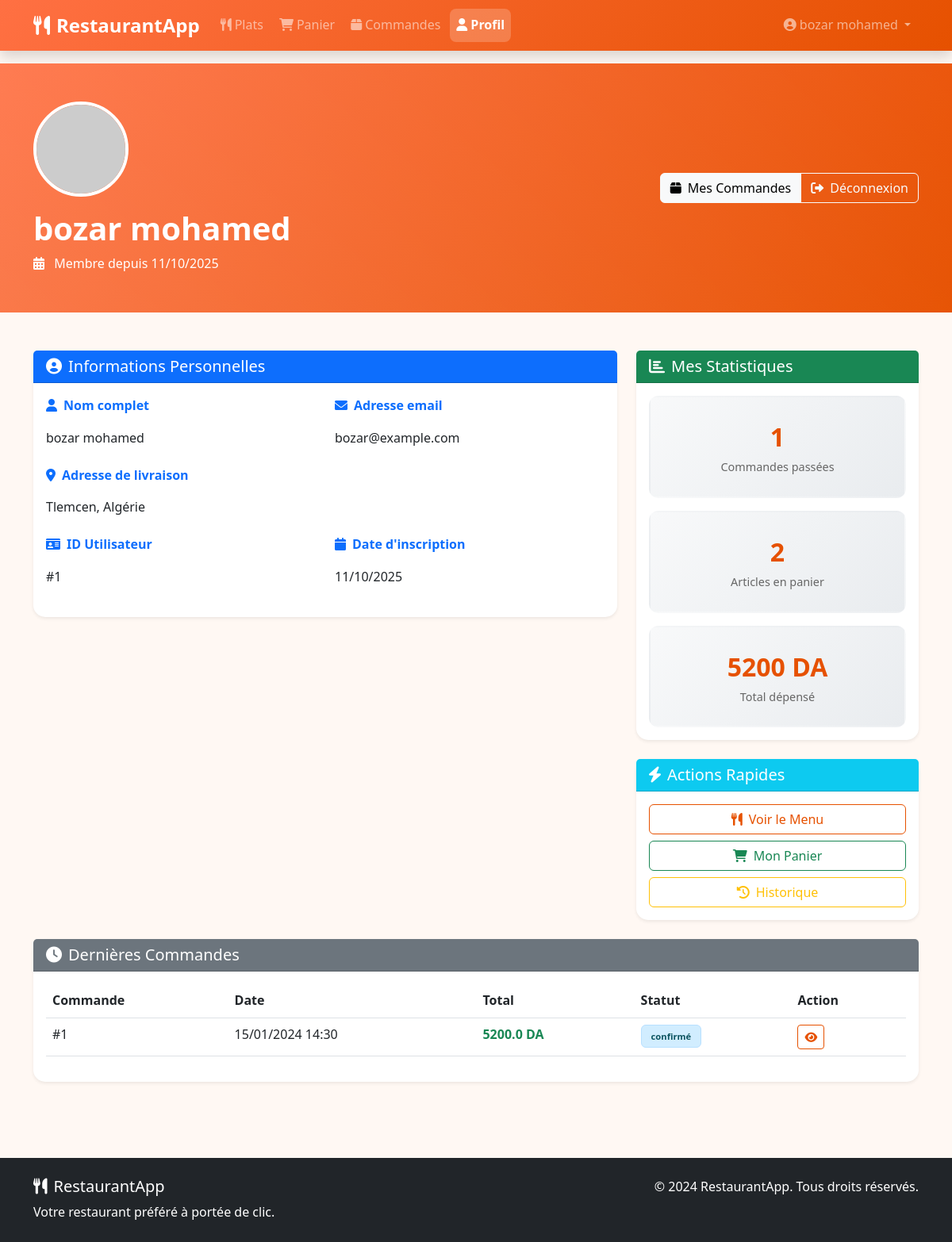
Page /profil (signed in) on the committed database.
### app.py (models this page shows, shortened)
class User(UserMixin, db.Model):
    id = db.Column(db.Integer, primary_key=True)
    nom = db.Column(db.String(100), nullable=False)
    email = db.Column(db.String(120), unique=True, nullable=False)
    adresse = db.Column(db.String(200))
    password_hash = db.Column(db.String(200))
    date_inscription = db.Column(db.DateTime, default=datetime.utcnow)
    commandes = db.relationship('Commande', backref='client', lazy=True)
    panier_items = db.relationship('PanierItem', backref='utilisateur', lazy=True)
    favoris = db.relationship('Favorite', backref='utilisateur', lazy=True)

class Commande(db.Model):
    id = db.Column(db.Integer, primary_key=True)
    user_id = db.Column(db.Integer, db.ForeignKey('user.id'), nullable=False)
    date_commande = db.Column(db.DateTime, default=datetime.utcnow)
    total = db.Column(db.Float, nullable=False)
    statut = db.Column(db.String(50), default='en attente')
    items = db.relationship('CommandeItem', backref='commande', lazy=True)

### app.py (the view)
@app.route('/profil')
@login_required
def profil():
    return render_template('profil.html', user=current_user)

### app.py (called while the page is built)
@login_manager.user_loader
def load_user(user_id):
    return User.query.get(int(user_id))

@app.context_processor
def utility_processor():
    def format_price(price):
        return "{:,.0f}".format(price).replace(',', ' ')
    return dict(format_price=format_price)

### templates/profil.html (shortened to what this page needs)
{% extends 'base.html' %}
{% block content %}
<div class="profil-header">
    <div class="container">
        <div class="row align-items-center">
            <div class="col-md-8 text-center text-md-start">
                <img src="https://i.pravatar.cc/150?u={{ user.email }}" alt="Photo de profil" class="profil-img">
                <h1 class="display-6 fw-bold mb-2">{{ user.nom }}</h1>
                <p class="member-since mb-0">
                    <i class="fas fa-calendar-alt me-2"></i>
                    Membre depuis {{ user.date_inscription.strftime('%d/%m/%Y') }}
                </p>
            </div>
            <div class="col-md-4 text-center text-md-end mt-3 mt-md-0">
                <div class="btn-group">
                    <a href="{{ url_for('commande') }}" class="btn btn-light">
                        <i class="fas fa-box me-2"></i>Mes Commandes
                    </a>
                    <a href="{{ url_for('logout') }}" class="btn btn-outline-light">
                        <i class="fas fa-sign-out-alt me-2"></i>Déconnexion
                    </a>
                </div>
            </div>
        </div>
    </div>
</div>
<div class="container py-5">
    <div class="row">
        <div class="col-lg-8">
            <div class="card shadow-sm mb-4">
                <div class="card-header bg-primary text-white">
                    <h5 class="mb-0">
                        <i class="fas fa-user-circle me-2"></i>Informations Personnelles
                    </h5>
                </div>
                <div class="card-body">
                    <div class="row">
                        <div class="col-md-6 mb-3">
                            <label class="form-label fw-bold text-primary">
                                <i class="fas fa-user me-2"></i>Nom complet
                            </label>
                            <p class="form-control-plaintext">{{ user.nom }}</p>
                        </div>
                        <div class="col-md-6 mb-3">
                            <label class="form-label fw-bold text-primary">
                                <i class="fas fa-envelope me-2"></i>Adresse email
                            </label>
                            <p class="form-control-plaintext">{{ user.email }}</p>
                        </div>
                        <div class="col-12 mb-3">
                            <label class="form-label fw-bold text-primary">
                                <i class="fas fa-map-marker-alt me-2"></i>Adresse de livraison
                            </label>
                            <p class="form-control-plaintext">{{ user.adresse }}</p>
                        </div>
                        <div class="col-md-6 mb-3">
                            <label class="form-label fw-bold text-primary">
                                <i class="fas fa-id-card me-2"></i>ID Utilisateur
                            </label>
                            <p class="form-control-plaintext">#{{ user.id }}</p>
                        </div>
                        <div class="col-md-6 mb-3">
                            <label class="form-label fw-bold text-primary">
                                <i class="fas fa-calendar me-2"></i>Date d'inscription
                            </label>
                            <p class="form-control-plaintext">{{ user.date_inscription.strftime('%d/%m/%Y') }}</p>
                        </div>
                    </div>
                </div>
            </div>
        </div>
        <div class="col-lg-4">
            <div class="card shadow-sm mb-4">
                <div class="card-header bg-success text-white">
                    <h5 class="mb-0">
                        <i class="fas fa-chart-bar me-2"></i>Mes Statistiques
                    </h5>
                </div>
                <div class="card-body">
                    <div class="row g-3">
                        <div class="col-12">
                            <div class="stats-card">
                                <span class="stat-number">{{ user.commandes|length }}</span>
                                <span class="stat-label">Commandes passées</span>
                            </div>
                        </div>
                        <div class="col-12">
                            <div class="stats-card">
                                <span class="stat-number">{{ user.panier_items|length }}</span>
                                <span class="stat-label">Articles en panier</span>
                            </div>
                        </div>
                        <div class="col-12">
                            <div class="stats-card">
                                <span class="stat-number">
                                    {% set total_depense = user.commandes|sum(attribute='total') %}
                                    {{ "%.0f"|format(total_depense) }} DA
                                </span>
                                <span class="stat-label">Total dépensé</span>
                            </div>
                        </div>
                    </div>
                </div>
            </div>
            <div class="card shadow-sm">
                <div class="card-header bg-info text-white">
                    <h5 class="mb-0">
                        <i class="fas fa-bolt me-2"></i>Actions Rapides
                    </h5>
                </div>
                <div class="card-body">
                    <div class="d-grid gap-2">
                        <a href="{{ url_for('plats') }}" class="btn btn-outline-primary">
                            <i class="fas fa-utensils me-2"></i>Voir le Menu
                        </a>
                        <a href="{{ url_for('panier') }}" class="btn btn-outline-success">
                            <i class="fas fa-shopping-cart me-2"></i>Mon Panier
                        </a>
                        <a href="{{ url_for('commande') }}" class="btn btn-outline-warning">
                            <i class="fas fa-history me-2"></i>Historique
                        </a>
                    </div>
                </div>
            </div>
        </div>
    </div>
    {% if user.commandes %}
    <div class="row mt-4">
        <div class="col-12">
            <div class="card shadow-sm">
                <div class="card-header bg-secondary text-white">
                    <h5 class="mb-0">
                        <i class="fas fa-clock me-2"></i>Dernières Commandes
                    </h5>
                </div>
                <div class="card-body">
                    <div class="table-responsive">
                        <table class="table table-hover">
                            <thead>
                                <tr>
                                    <th>Commande</th>
                                    <th>Date</th>
                                    <th>Total</th>
                                    <th>Statut</th>
                                    <th>Action</th>
                                </tr>
                            </thead>
                            <tbody>
                                {% for commande in user.commandes[:5] %}
                                <tr>
                                    <td>#{{ commande.id }}</td>
                                    <td>{{ commande.date_commande.strftime('%d/%m/%Y %H:%M') }}</td>
                                    <td class="fw-bold text-success">{{ commande.total }} DA</td>
                                    <td>
                                        <span class="badge statut-{{ commande.statut.replace(' ', '-').replace('é', 'e') }}">
                                            {{ commande.statut }}
                                        </span>
                                    </td>
                                    <td>
                                        <a href="{{ url_for('commande') }}" class="btn btn-sm btn-outline-primary">
                                            <i class="fas fa-eye"></i>
                                        </a>
                                    </td>
                                </tr>
                                {% endfor %}
                            </tbody>
                        </table>
                    </div>
                </div>
            </div>
        </div>
    </div>
    {% endif %}
</div>
{% endblock %}

### templates/base.html (shortened to what this page needs)
<!DOCTYPE html>
<html lang="fr">
<head>
    <link href="https://cdn.jsdelivr.net/npm/bootstrap@5.3.0/dist/css/bootstrap.min.css" rel="stylesheet">
    <link href="https://cdnjs.cloudflare.com/ajax/libs/font-awesome/6.0.0/css/all.min.css" rel="stylesheet">
    <link rel="stylesheet" href="{{ url_for('static', filename='main.css') }}">
</head>
<body class="d-flex flex-column min-vh-100">
    <nav class="navbar navbar-expand-lg navbar-dark bg-orange shadow">
        <div class="container">
            <a class="navbar-brand fw-bold" href="{{ url_for('accueil') }}">
                <i class="fas fa-utensils me-2"></i>RestaurantApp
            </a>
            <div class="collapse navbar-collapse" id="navbarNav">
                <ul class="navbar-nav me-auto">
                    <li class="nav-item">
                        <a class="nav-link {% if request.path == '/plats' %}active{% endif %}"
                           href="{{ url_for('plats') }}">
                            <i class="fas fa-utensils me-1"></i>Plats
                        </a>
                    </li>
                    <li class="nav-item">
                        <a class="nav-link {% if request.path == '/panier' %}active{% endif %}"
                           href="{{ url_for('panier') }}">
                            <i class="fas fa-shopping-cart me-1"></i>Panier
                        </a>
                    </li>
                    <li class="nav-item">
                        <a class="nav-link {% if request.path == '/commande' %}active{% endif %}"
                           href="{{ url_for('commande') }}">
                            <i class="fas fa-box me-1"></i>Commandes
                        </a>
                    </li>
                    {% if current_user.is_authenticated %}
                        <li class="nav-item">
                            <a class="nav-link {% if request.path == '/profil' %}active{% endif %}"
                               href="{{ url_for('profil') }}">
                                <i class="fas fa-user me-1"></i>Profil
                            </a>
                        </li>
                    {% endif %}
                </ul>
                <ul class="navbar-nav">
                    {% if current_user.is_authenticated %}
                        <li class="nav-item dropdown">
                            <a class="nav-link dropdown-toggle" href="#" role="button" data-bs-toggle="dropdown">
                                <i class="fas fa-user-circle me-1"></i>{{ current_user.nom }}
                            </a>
                        </li>
                    {% endif %}
                </ul>
            </div>
        </div>
    </nav>
    <main class="flex-grow-1">
        {% block content %}{% endblock %}
    </main>
    <footer class="bg-dark text-white mt-5">
        <div class="container py-4">
            <div class="row">
                <div class="col-md-6">
                    <h5><i class="fas fa-utensils me-2"></i>RestaurantApp</h5>
                    <p class="mb-0">Votre restaurant préféré à portée de clic.</p>
                </div>
                <div class="col-md-6 text-md-end">
                    <p class="mb-0">&copy; 2024 RestaurantApp. Tous droits réservés.</p>
                </div>
            </div>
        </div>
    </footer>
</body>
</html>

### static/main.css (style rules this page uses)
:root { --primary-color: #e65100; --primary-light: #ff7043; --secondary-color: #ffab91; --background-color: #fff8f3; --text-dark: #333; --text-light: #666; --white: #ffffff; --shadow: 0 4px 20px rgba(0,0,0,0.1); --border-radius: 15px; }
body { background-color: var(--background-color); font-family: 'Segoe UI', Tahoma, Geneva, Verdana, sans-serif; color: var(--text-dark); line-height: 1.6; }
.bg-orange { background: linear-gradient(135deg, var(--primary-light), var(--primary-color)) !important; }
.navbar-brand { font-size: 1.5rem; }
.navbar-nav .nav-link { font-weight: 500; transition: all 0.3s ease; border-radius: 8px; margin: 0 2px; }
.navbar-nav .nav-link.active { background-color: rgba(255,255,255,0.2); font-weight: 600; }
.btn-outline-primary { border-color: var(--primary-color); color: var(--primary-color); }
.card { border: none; border-radius: var(--border-radius); box-shadow: var(--shadow); transition: all 0.3s ease; }
.profil-header { background: linear-gradient(135deg, var(--primary-light), var(--primary-color)); color: var(--white); padding: 3rem 0; text-align: center; position: relative; overflow: hidden; }
.profil-header::before { content: ''; position: absolute; top: 0; left: 0; right: 0; bottom: 0; background-size: cover; }
.profil-img { width: 120px; height: 120px; border-radius: 50%; border: 4px solid var(--white); margin-bottom: 1rem; position: relative; }
.stats-card { background: var(--white); border-radius: var(--border-radius); padding: 1.5rem; text-align: center; border: 2px solid var(--secondary-color); transition: all 0.3s ease; }
.stat-number { font-size: 2rem; font-weight: 700; color: var(--primary-color); display: block; }
.stat-label { color: var(--text-light); font-size: 0.9rem; }
.statut-confirme { background-color: #d1edff; color: #0c5460; }
.form-label { font-weight: 600; color: var(--text-dark); margin-bottom: 0.5rem; }
.fade-in { animation: fadeIn 0.6s ease-out; }
.statut-confirme { background-color: #d1edff; color: #0c5460; border: 1px solid #b8e0ff; }
.profil-header { position: relative; overflow: hidden; }
.profil-header::before { content: ''; position: absolute; top: 0; left: 0; right: 0; bottom: 0; background: linear-gradient(45deg, rgba(255,255,255,0.1) 0%, rgba(255,255,255,0) 100%); }
.stats-card { text-align: center; padding: 1.5rem 1rem; border-radius: 12px; background: linear-gradient(135deg, #f8f9fa, #e9ecef); border: 2px solid transparent; transition: all 0.3s ease; }
.badge { font-size: 0.7rem; padding: 0.5rem 0.75rem; }

### rows in the picture
User: nom "bozar mohamed", date_inscription "11/10/2025", email "bozar@example.com", adresse "Tlemcen, Algérie", id "1"
Commande: id "1", date_commande "15/01/2024 14:30", total "5200.0", statut "confirmé"

### other values in the picture
{{ user.commandes|length }} "1"
{{ user.panier_items|length }} "2"
{{ "%.0f"|format(total_depense) }} "5200"
